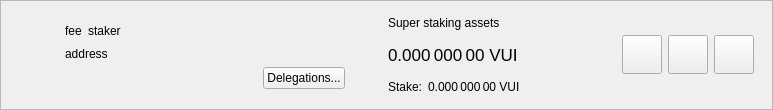
<?xml version="1.0" encoding="UTF-8"?>
<ui version="4.0">
 <class>SuperStakerItemWidget</class>
 <widget class="QWidget" name="SuperStakerItemWidget">
  <property name="geometry">
   <rect>
    <x>0</x>
    <y>0</y>
    <width>773</width>
    <height>110</height>
   </rect>
  </property>
  <property name="sizePolicy">
   <sizepolicy hsizetype="Preferred" vsizetype="Maximum">
    <horstretch>0</horstretch>
    <verstretch>0</verstretch>
   </sizepolicy>
  </property>
  <property name="windowTitle">
   <string>Form</string>
  </property>
  <layout class="QVBoxLayout" name="verticalLayout_2">
   <property name="spacing">
    <number>0</number>
   </property>
   <property name="leftMargin">
    <number>0</number>
   </property>
   <property name="topMargin">
    <number>0</number>
   </property>
   <property name="rightMargin">
    <number>0</number>
   </property>
   <property name="bottomMargin">
    <number>0</number>
   </property>
   <item>
    <widget class="QFrame" name="superStakerItemFrame">
     <property name="frameShape">
      <enum>QFrame::StyledPanel</enum>
     </property>
     <property name="frameShadow">
      <enum>QFrame::Raised</enum>
     </property>
     <layout class="QHBoxLayout" name="horizontalLayout">
      <property name="topMargin">
       <number>0</number>
      </property>
      <property name="bottomMargin">
       <number>0</number>
      </property>
      <item>
       <widget class="QLabel" name="superStakerLogo">
        <property name="sizePolicy">
         <sizepolicy hsizetype="Fixed" vsizetype="Fixed">
          <horstretch>0</horstretch>
          <verstretch>0</verstretch>
         </sizepolicy>
        </property>
        <property name="minimumSize">
         <size>
          <width>40</width>
          <height>40</height>
         </size>
        </property>
        <property name="alignment">
         <set>Qt::AlignCenter</set>
        </property>
       </widget>
      </item>
      <item>
       <widget class="QStackedWidget" name="stackedWidget">
        <property name="currentIndex">
         <number>0</number>
        </property>
        <widget class="QWidget" name="page">
         <layout class="QHBoxLayout" name="horizontalLayout_4">
          <item>
           <layout class="QHBoxLayout" name="horizontalLayout_3">
            <item>
             <layout class="QVBoxLayout" name="verticalLayout">
              <property name="rightMargin">
               <number>15</number>
              </property>
              <item>
               <spacer name="verticalSpacer_2">
                <property name="orientation">
                 <enum>Qt::Vertical</enum>
                </property>
                <property name="sizeHint" stdset="0">
                 <size>
                  <width>20</width>
                  <height>0</height>
                 </size>
                </property>
               </spacer>
              </item>
              <item alignment="Qt::AlignLeft">
               <widget class="QWidget" name="widgetSuperStaker" native="true">
                <property name="minimumSize">
                 <size>
                  <width>280</width>
                  <height>0</height>
                 </size>
                </property>
                <layout class="QHBoxLayout" name="horizontalLayout_2" stretch="0,0,1">
                 <property name="leftMargin">
                  <number>0</number>
                 </property>
                 <property name="topMargin">
                  <number>0</number>
                 </property>
                 <property name="rightMargin">
                  <number>0</number>
                 </property>
                 <property name="bottomMargin">
                  <number>0</number>
                 </property>
                 <item alignment="Qt::AlignLeft">
                  <widget class="QLabel" name="labelFee">
                   <property name="text">
                    <string>fee</string>
                   </property>
                   <property name="textInteractionFlags">
                    <set>Qt::LinksAccessibleByMouse|Qt::TextSelectableByMouse</set>
                   </property>
                  </widget>
                 </item>
                 <item alignment="Qt::AlignLeft">
                  <widget class="QLabel" name="labelStaker">
                   <property name="text">
                    <string>staker</string>
                   </property>
                   <property name="textInteractionFlags">
                    <set>Qt::LinksAccessibleByMouse|Qt::TextSelectableByMouse</set>
                   </property>
                  </widget>
                 </item>
                 <item>
                  <spacer name="horizontalSpacer">
                   <property name="orientation">
                    <enum>Qt::Horizontal</enum>
                   </property>
                   <property name="sizeType">
                    <enum>QSizePolicy::Minimum</enum>
                   </property>
                   <property name="sizeHint" stdset="0">
                    <size>
                     <width>0</width>
                     <height>20</height>
                    </size>
                   </property>
                  </spacer>
                 </item>
                </layout>
               </widget>
              </item>
              <item>
               <widget class="QLabel" name="labelAddress">
                <property name="text">
                 <string>address</string>
                </property>
                <property name="textInteractionFlags">
                 <set>Qt::LinksAccessibleByMouse|Qt::TextSelectableByMouse</set>
                </property>
               </widget>
              </item>
              <item alignment="Qt::AlignRight">
               <widget class="QPushButton" name="buttonDelegations">
                <property name="text">
                 <string>Delegations...</string>
                </property>
               </widget>
              </item>
              <item>
               <spacer name="verticalSpacer">
                <property name="orientation">
                 <enum>Qt::Vertical</enum>
                </property>
                <property name="sizeHint" stdset="0">
                 <size>
                  <width>20</width>
                  <height>0</height>
                 </size>
                </property>
               </spacer>
              </item>
             </layout>
            </item>
            <item>
             <widget class="QWidget" name="vLineAssets" native="true">
              <property name="sizePolicy">
               <sizepolicy hsizetype="Preferred" vsizetype="Preferred">
                <horstretch>0</horstretch>
                <verstretch>0</verstretch>
               </sizepolicy>
              </property>
              <property name="minimumSize">
               <size>
                <width>1</width>
                <height>0</height>
               </size>
              </property>
             </widget>
            </item>
            <item>
             <widget class="QWidget" name="widgetStakingAssets" native="true">
              <property name="sizePolicy">
               <sizepolicy hsizetype="Minimum" vsizetype="Preferred">
                <horstretch>0</horstretch>
                <verstretch>0</verstretch>
               </sizepolicy>
              </property>
              <layout class="QVBoxLayout" name="verticalLayout_3">
               <property name="leftMargin">
                <number>15</number>
               </property>
               <property name="topMargin">
                <number>0</number>
               </property>
               <property name="rightMargin">
                <number>15</number>
               </property>
               <property name="bottomMargin">
                <number>0</number>
               </property>
               <item>
                <widget class="QLabel" name="labelAssetsText">
                 <property name="text">
                  <string>Super staking assets</string>
                 </property>
                 <property name="alignment">
                  <set>Qt::AlignLeading|Qt::AlignLeft|Qt::AlignVCenter</set>
                 </property>
                </widget>
               </item>
               <item>
                <widget class="QLabel" name="labelAssets">
                 <property name="font">
                  <font>
                   <pointsize>13</pointsize>
                  </font>
                 </property>
                 <property name="cursor">
                  <cursorShape>IBeamCursor</cursorShape>
                 </property>
                 <property name="toolTip">
                  <string>Your current spendable balance</string>
                 </property>
                 <property name="text">
                  <string notr="true">0.000 000 00 VUI</string>
                 </property>
                 <property name="alignment">
                  <set>Qt::AlignLeading|Qt::AlignLeft|Qt::AlignVCenter</set>
                 </property>
                 <property name="textInteractionFlags">
                  <set>Qt::LinksAccessibleByMouse|Qt::TextSelectableByMouse</set>
                 </property>
                </widget>
               </item>
               <item>
                <layout class="QHBoxLayout" name="horizontalLayout_6">
                 <property name="spacing">
                  <number>6</number>
                 </property>
                 <item>
                  <widget class="QLabel" name="labelStakeText">
                   <property name="sizePolicy">
                    <sizepolicy hsizetype="Maximum" vsizetype="Preferred">
                     <horstretch>0</horstretch>
                     <verstretch>0</verstretch>
                    </sizepolicy>
                   </property>
                   <property name="text">
                    <string>Stake:</string>
                   </property>
                   <property name="alignment">
                    <set>Qt::AlignLeading|Qt::AlignLeft|Qt::AlignVCenter</set>
                   </property>
                  </widget>
                 </item>
                 <item>
                  <widget class="QLabel" name="labelStake">
                   <property name="text">
                    <string>0.000 000 00 VUI</string>
                   </property>
                   <property name="alignment">
                    <set>Qt::AlignLeading|Qt::AlignLeft|Qt::AlignVCenter</set>
                   </property>
                   <property name="textInteractionFlags">
                    <set>Qt::LinksAccessibleByMouse|Qt::TextSelectableByMouse</set>
                   </property>
                  </widget>
                 </item>
                 <item>
                  <spacer name="horizontalSpacer_4">
                   <property name="orientation">
                    <enum>Qt::Horizontal</enum>
                   </property>
                   <property name="sizeType">
                    <enum>QSizePolicy::Minimum</enum>
                   </property>
                   <property name="sizeHint" stdset="0">
                    <size>
                     <width>0</width>
                     <height>0</height>
                    </size>
                   </property>
                  </spacer>
                 </item>
                </layout>
               </item>
              </layout>
             </widget>
            </item>
            <item>
             <spacer name="horizontalSpacer_2">
              <property name="orientation">
               <enum>Qt::Horizontal</enum>
              </property>
              <property name="sizeHint" stdset="0">
               <size>
                <width>0</width>
                <height>20</height>
               </size>
              </property>
             </spacer>
            </item>
            <item>
             <widget class="QToolButton" name="buttonConfig">
              <property name="text">
               <string/>
              </property>
              <property name="iconSize">
               <size>
                <width>32</width>
                <height>32</height>
               </size>
              </property>
             </widget>
            </item>
            <item>
             <widget class="QToolButton" name="buttonSplit">
              <property name="text">
               <string/>
              </property>
              <property name="iconSize">
               <size>
                <width>32</width>
                <height>32</height>
               </size>
              </property>
             </widget>
            </item>
            <item>
             <widget class="QToolButton" name="buttonRemove">
              <property name="text">
               <string/>
              </property>
              <property name="iconSize">
               <size>
                <width>32</width>
                <height>32</height>
               </size>
              </property>
             </widget>
            </item>
           </layout>
          </item>
         </layout>
        </widget>
        <widget class="QWidget" name="page_2">
         <layout class="QHBoxLayout" name="horizontalLayout_5">
          <item>
           <widget class="QLabel" name="labelNewSuperStaker">
            <property name="text">
             <string>Add new super stakers</string>
            </property>
           </widget>
          </item>
          <item>
           <spacer name="horizontalSpacer_3">
            <property name="orientation">
             <enum>Qt::Horizontal</enum>
            </property>
            <property name="sizeHint" stdset="0">
             <size>
              <width>408</width>
              <height>20</height>
             </size>
            </property>
           </spacer>
          </item>
          <item>
           <widget class="QToolButton" name="buttonRestore">
            <property name="text">
             <string/>
            </property>
            <property name="iconSize">
             <size>
              <width>32</width>
              <height>32</height>
             </size>
            </property>
           </widget>
          </item>
          <item>
           <widget class="QToolButton" name="buttonAdd">
            <property name="text">
             <string/>
            </property>
            <property name="iconSize">
             <size>
              <width>32</width>
              <height>32</height>
             </size>
            </property>
           </widget>
          </item>
         </layout>
        </widget>
       </widget>
      </item>
     </layout>
    </widget>
   </item>
  </layout>
 </widget>
 <resources/>
 <connections/>
</ui>
